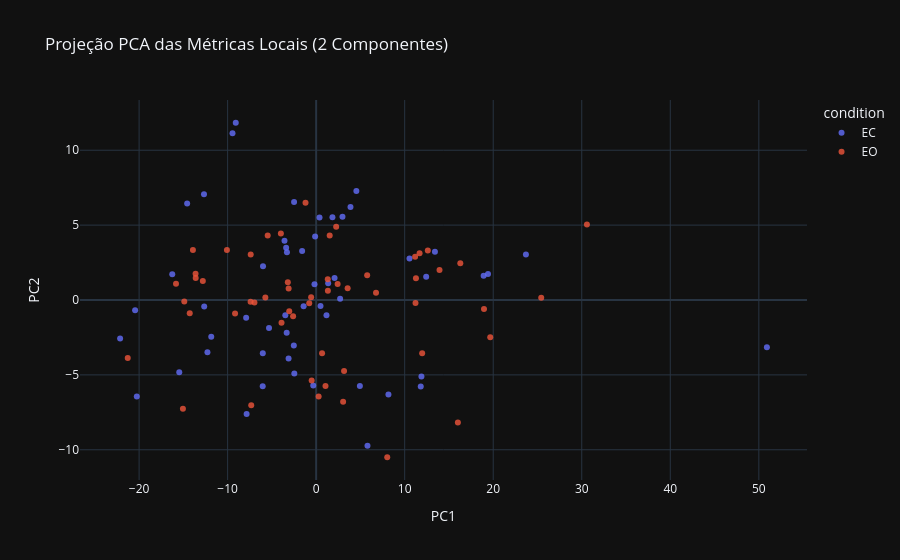

Write notebook code for a chart like this one.
### Code cell
fig = px.scatter(
    df_pca,
    x="PC1",
    y="PC2",
    color="condition",
    title="Projeção PCA das Métricas Locais (2 Componentes)",
    opacity=0.8
)
fig.show()

### Figure 1 — Plotly figure (JSON) as saved in the notebook; plotly's stock layout.template omitted (floating-point values rounded to 4 significant figures)
{"data": [{"hovertemplate": "condition=EC<br>PC1=%{x}<br>PC2=%{y}<extra></extra>", "legendgroup": "EC", "marker": {"color": "#636efa", "opacity": 0.8, "symbol": "circle"}, "mode": "markers", "name": "EC", "orientation": "v", "showlegend": true, "type": "scatter", "x": [-15.46, -3.113, 5.797, -0.1175, 0.4907, -3.298, -6.027, -2.521, -12.67, -12.28, 12.43, -3.39, 11.89, -20.26, -7.857, -9.448, -9.08, -11.85, 2.973, 19.41, -16.25, 23.69, 50.91, 10.54, -2.493, 18.92, 1.84, 8.164, -2.465, -7.907, -3.575, 11.81, -0.1882, -22.14, -12.64, 1.166, 3.877, -1.416, 13.42, -6.001, 1.357, -3.481, 2.706, 4.938, 2.079, -20.45, 4.542, -3.329, -14.57, -1.582, 0.3814, -6.036, -0.3295, -5.323], "xaxis": "x", "y": [-4.824, -3.901, -9.726, 4.233, -0.3941, 3.193, -3.558, -3.037, 7.056, -3.481, 1.554, 3.494, -5.101, -6.446, -7.618, 11.14, 11.83, -2.452, 5.556, 1.741, 1.715, 3.035, -3.151, 2.77, 6.549, 1.618, 5.52, -6.306, -4.913, -1.191, 3.95, -5.779, 1.051, -2.576, -0.438, -1.013, 6.202, -0.4211, 3.218, 2.262, 1.119, -1.014, 0.07987, -5.741, 1.476, -0.6813, 7.286, -2.18, 6.447, 3.264, 5.504, -5.758, -5.7, -1.866], "yaxis": "y"}, {"hovertemplate": "condition=EO<br>PC1=%{x}<br>PC2=%{y}<extra></extra>", "legendgroup": "EO", "marker": {"color": "#EF553B", "opacity": 0.8, "symbol": "circle"}, "mode": "markers", "name": "EO", "orientation": "v", "showlegend": true, "type": "scatter", "x": [-7.333, -13.92, 16.01, 2.261, 6.763, -3.911, -0.5062, -3.2, -6.971, 11.27, -3.109, 25.42, 19.66, 8.03, 3.045, 12.61, -14.89, -21.28, -5.475, 16.28, -10.08, 13.93, 30.58, 1.312, 11.68, 5.761, 1.324, 0.2818, -9.161, 3.557, -14.28, -0.566, 2.422, -2.603, -3.041, 18.96, -7.391, 11.97, -3.987, -12.8, 11.23, 1.056, -0.7832, 3.152, -13.62, -7.405, -1.199, 11.18, -13.61, 0.6702, -5.738, -15.05, 1.528, -15.83], "xaxis": "x", "y": [-7.021, 3.333, -8.182, 4.889, 0.4798, -1.522, -5.378, 1.194, -0.1617, 1.445, 0.7621, 0.147, -2.479, -10.5, -6.789, 3.313, -0.1079, -3.865, 4.313, 2.46, 3.341, 2.004, 5.046, 1.391, 3.114, 1.645, 0.6251, -6.449, -0.9016, 0.7888, -0.8871, 0.1807, 1.068, -1.085, -0.7553, -0.597, 3.031, -3.555, 4.445, 1.263, -0.2006, -5.742, -0.2233, -4.745, 1.759, -0.1201, 6.5, 2.889, 1.471, -3.551, 0.1745, -7.252, 4.307, 1.086], "yaxis": "y"}], "layout": {"legend": {"title": {"text": "condition"}, "tracegroupgap": 0}, "title": {"text": "Projeção PCA das Métricas Locais (2 Componentes)"}, "xaxis": {"anchor": "y", "domain": [0, 1], "title": {"text": "PC1"}}, "yaxis": {"anchor": "x", "domain": [0, 1], "title": {"text": "PC2"}}}}
